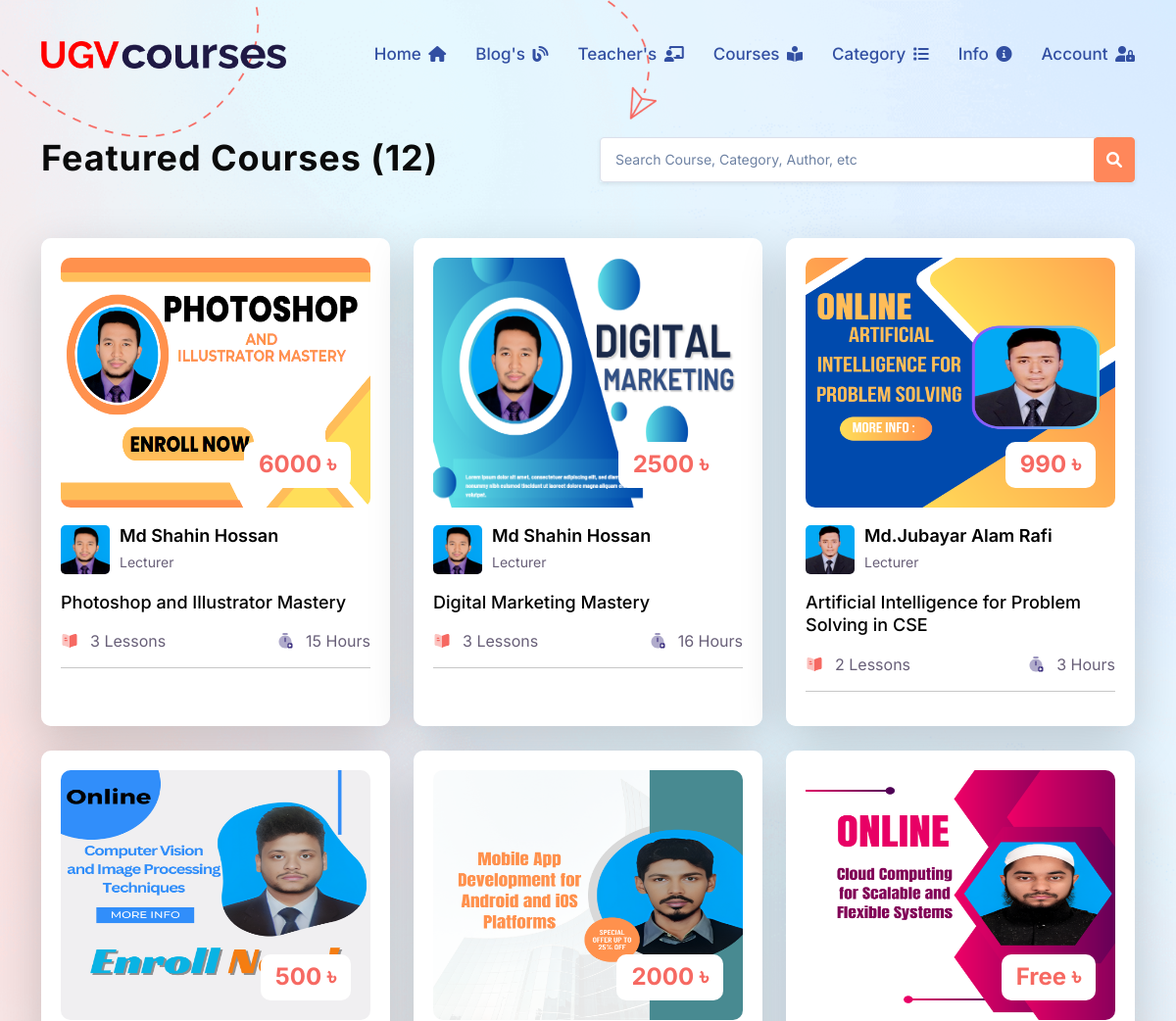
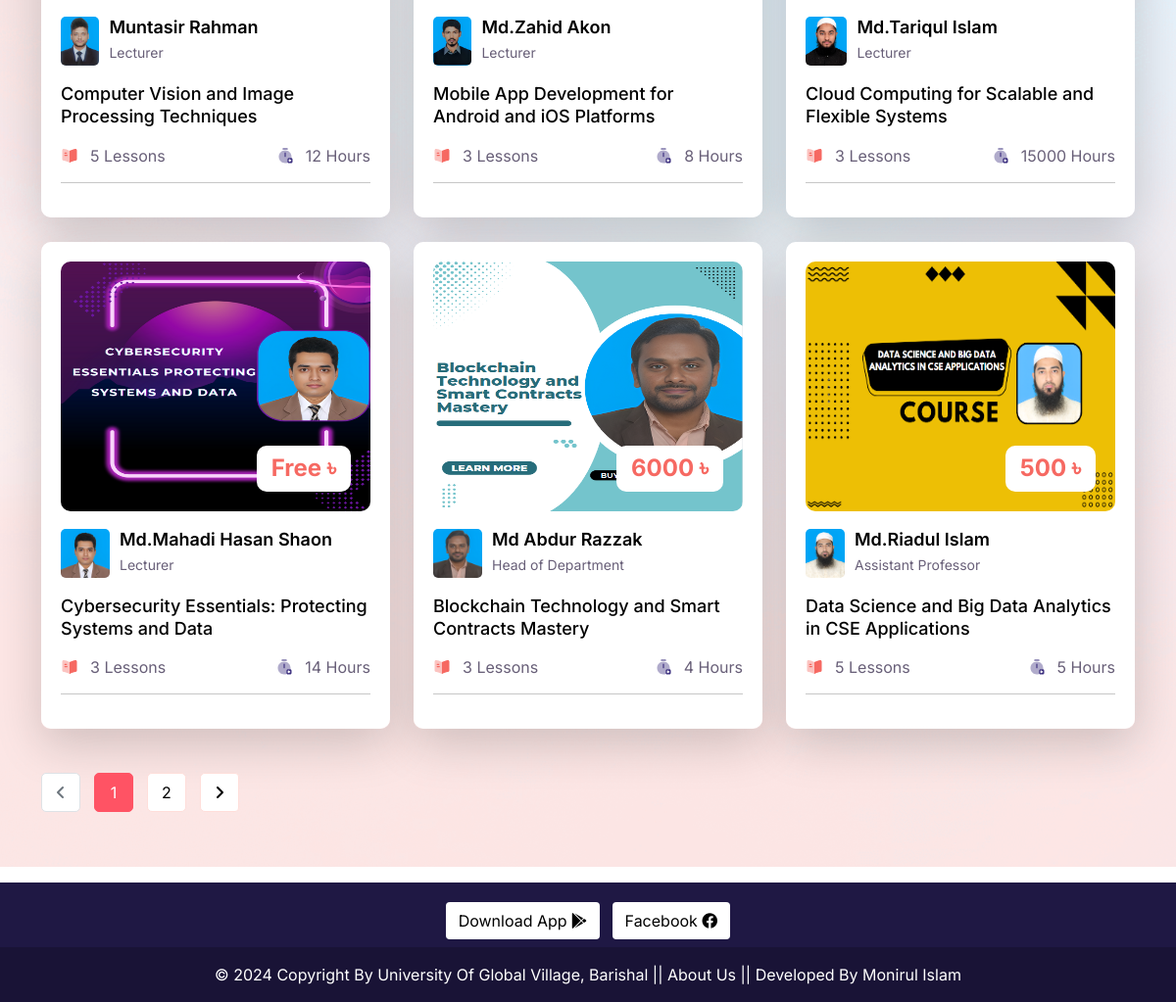
Page /courses/ on the committed database (2 pictures, top to bottom).
### lms/models.py (models this page shows, shortened)
class SiteInfo(models.Model):
    site_name = models.CharField(max_length=50)
    site_logo = models.ImageField(
        upload_to="site_logo/",
        validators=[FileExtensionValidator(allowed_extensions=['png','jpeg','jpg'])]
        )
    phone_regex = RegexValidator(
        regex=r'^\+?1?\d{9,15}$',
        message="Phone number must be entered in the format: '+088'. Up to 15 digits allowed."
    )
    phone = models.CharField(validators=[phone_regex], max_length=15)

class Course(models.Model):
    ADVANCED = 'Advanced'
    INTERMEDIATE = 'Intermediate'
    BASIC = 'Basic'
    SKILL_CHOICES = [
        (ADVANCED,'Advanced'),
        (INTERMEDIATE,'Intermediate'),
        ( BASIC ,'Basic'),
    ]
    BANGLA = 'Bangla'
    ENGLISH = 'English'
    LANGUAGE_CHOOSE = [
        (BANGLA ,'Bangla'),
        (ENGLISH ,'English'),
    ]
    author = models.ForeignKey(Author, related_name='course_author', on_delete=models.CASCADE)
    category = models.ForeignKey(Category, related_name='course_category', on_delete=models.CASCADE)
    title = models.CharField(max_length=300, unique=True)
    slug = models.SlugField( max_length=350, null=True, blank=True)
    duration = models.PositiveIntegerField(default=0)
    skill_level = models.CharField(max_length=50, choices=SKILL_CHOICES, default=BASIC)
    language = models.CharField(max_length=20, choices=LANGUAGE_CHOOSE, default=BANGLA)
    course_details = RichTextField()
    banner = models.ImageField(
        upload_to='courses_banner/',
        validators=[FileExtensionValidator(allowed_extensions=['jpg', 'jpeg', 'png'])]
        )
    price = models.PositiveIntegerField(default=0)
    created_date = models.DateTimeField(auto_now_add=True)

class Author(models.Model):
    name = models.CharField(max_length=100, unique=True)
    image = models.ImageField(
        upload_to='author_images/',
        validators=[FileExtensionValidator(allowed_extensions=['jpg', 'jpeg', 'png'])]
        )
    designation = models.CharField(max_length=150)
    phone_regex = RegexValidator(
        regex=r'^\+?1?\d{9,15}$',  # Example regex for international phone numbers
        message="Phone number must be entered in the format: '+880 1XXX NNNNNN'. Up to 15 digits allowed."
    )
    phone_number = models.CharField(validators=[phone_regex], max_length=16, blank=True, null=True)
    email =models.EmailField(max_length=50)
    slug = models.SlugField(null=True, blank=True)

### lms/views.py (the view)
# urls.py: path('courses/', courses, name='courses'),
def courses(request):
    course = Course.objects.all()
    total_course = course.count()
    queryset = Course.objects.order_by('-created_date')
    page = request.GET.get('page',1)
    paginator = Paginator(queryset,9)
    try:
        courses = paginator.page(page)
    except EmptyPage:
        courses = paginator.page(1)
    except PageNotAnInteger:
        courses = paginator.page(1)
        return redirect('home')
    context = {
        'courses': courses,
        'paginator': paginator,
        'total_course':total_course,
    }
    return render (request, 'courses.html', context)

### lms/context_processors.py (called while the page is built)
def get_all_categories(request):
    categories = Category.objects.all()
    category_counts = []
    for category in categories:
        course_count = Course.objects.filter(category=category).count()
        if course_count > 0:  # Only include non-empty categories
            category_counts.append({'category': category, 'course_count': course_count})
    context = {
        "categories":categories,
        "category_counts": category_counts,
    }
    return context

def siteinfo(request):
    siteinfo = SiteInfo.objects.all()
    context ={
        'siteinfo': siteinfo,
    }
    return context

### templates/courses.html (shortened to what this page needs)
{% extends 'base.html' %}
{% load static %}
{% block content %}
<section class="section new-course">
  <div class="container">
    <div class="row" style="padding-top: 60px;">
      <div class="col-md-6">
        <div class="section-sub-head">
          <h2>Featured Courses ({{total_course}})</h2>
        </div>
      </div>
      <div class="col-md-6 ">
        <form class="form-inline shadow-sm" method="GET" action="{% url 'search' %}">
          <div class="input-group align-items-stretch">
              <input type="text" class="form-control" placeholder="Search Course, Category, Author, etc" name="search">
              <div class="input-group-append">
                  <button style="line-height: 2;" class="btn btn-primary" type="submit"><i class="fas fa-search"></i></button>
              </div>
          </div>
      </form>
      </div>
    </div>
    <div class="course-feature">
      <div class="row">
        {% for course in courses %}
        {% include 'course_card.html' %}
        {% endfor %}
    </div>
    {% include 'pagination.html' %}
  </div>
</section>
{% endblock content %}

### templates/header.html (shortened to what this page needs)
{% load static %}
  <header class="header header-two">
    <div class="header-fixed">
      <nav class="navbar navbar-expand-lg header-nav scroll-sticky">
        <div class="container">
          <div class="navbar-header">
            {% for site in siteinfo %}
            <a href="{% url 'home' %}" class="navbar-brand logo ">
              <img  src="{{site.site_logo.url}}" class="myimg" alt="Logo" />
            </a>
            {% endfor %}
          </div>
          <div class="main-menu-wrapper">
            <ul class="main-nav">
              <li>
                <a href="{% url 'home' %}">Home <i class="fa-solid fa-house" style="font-size: 16px;"></i></a>
              </li>
              <li><a href="http://192.168.225.31:8000/">Blog's <i class="fa-solid fa-blog" style="font-size: 16px;"></i></a></li>
              <li>
                <a href="{% url 'author_list' %}">Teacher's <i class="fas fa-chalkboard-teacher" style="font-size: 16px;"></i></a>
              </li>
              <li >
                <a href="{% url 'courses' %}">Courses <i class="fa-solid fa-book-open-reader" style="font-size: 16px;"></i></a>
              </li>
              <li class="has-submenu menu-effect" >
                <a href="javascript:void(0)">Category <i class="fa-solid fa-list" style="font-size: 16px;"></i></a>
              </li>
              <li class="has-submenu menu-effect">
                <a href="javascript:void(0)">Info <i class="fa-solid fa-circle-info" style="font-size: 16px;"></i></a>
              </li>
              {% if request.user.is_authenticated %}
              <li class="has-submenu menu-effect">
                <a href="javascript:void(0)"> {{request.user.username}}<i class="fa-solid fa-circle-chevron-down" style="font-size: 16px;"></i></a>
                <ul class="submenu">
                  <li><a href="{% url 'dashboard' %}"><i class="fa fa-shopping-cart" aria-hidden="true"></i> Enrolled Courses</a></li>
                  <li><a href="{% url 'wishlist' %}"><i class="fa fa-bookmark"></i> Wishlist Courses</a></li>
                  <li><a href="{% url 'custom_logout' %}"><i class="fa fa-sign-out" aria-hidden="true"></i> Logout</a></li>
                </ul>
              </li>
              {% else %}
              <li class="has-submenu menu-effect">
                <a href="javascript:void(0)">Account <i class="fa-solid fa-user-lock" style="font-size: 16px;"></i></a>
              </li>
              {% endif %}
            </ul>
          </div>
        </div>
      </nav>
    </div>
  </header>

### templates/course_card.html (shortened to what this page needs)
{% load static %}
<div class="col-lg-4 col-md-6 d-flex ">
    <div class="course-box d-flex aos shadow-lg" data-aos="fade-up">
      <div class="product">
        <div class="product-img">
          <a href="{% url 'course_details' course.slug %}">
            <img
              class="img-fluid"
              style="width: 380px; height: 255px;"
              alt="{{course.title}}"
              src="{{course.banner.url}}"
            />
          </a>
          <div class="price">
            <h3>{{ course.price|default:"Free" }} &#2547;</h3>
          </div>
        </div>
        <div class="product-content">
          <div class="course-group d-flex">
            <div class="course-group-img d-flex">
                {% if course.author.slug %}
                    <a href="{% url 'author_details' course.author.slug %}">
                        <img src="{{ course.author.image.url }}" alt="{{ course.author.name }}" class="img-fluid" />
                    </a>
                    <div class="course-name">
                        <h4>
                            <a href="{% url 'author_details' course.author.slug %}">{{ course.author.name }}</a>
                        </h4>
                        <p>{{ course.author.designation }}</p>
                    </div>
                {% endif %}
            </div>
        </div>
          <h3 class="title instructor-text">
            <a href="{% url 'course_details' course.slug %}"
              >{{course.title}}</a
            >
          </h3>
          <div class="course-info d-flex align-items-center">
            <div class="rating-img d-flex align-items-center">
              <img
                src="{% static 'assets/img/icon/icon-01.svg' %}"
                alt
              />
              <p>{{course.videos.all.count }} Lessons</p>
            </div>
            <div class="course-view d-flex align-items-center">
              <img
                src="{% static 'assets/img/icon/icon-02.svg' %}"
                alt
              />
              <p>{{course.duration}} Hours</p>
            </div>
          </div>
        </div>
      </div>
    </div>
</div>

### lms/static/assets/css/custom.css (style rules this page uses)
.price { min-width: 64px !important; padding: 9px 15px; }
.myimg { max-width: 250px !important; }

### rows in the picture
SiteInfo: site_logo (picture)
Course: banner (picture), price "6000", author.image (picture), author.name "Md Shahin Hossan", author.designation "Lecturer", title "Photoshop and Illustrator Mastery", videos.all.count "3", duration "15"
Course: banner (picture), price "2500", author.image (picture), author.name "Md Shahin Hossan", author.designation "Lecturer", title "Digital Marketing Mastery", videos.all.count "3", duration "16"
Course: banner (picture), price "990", author.image (picture), author.name "Md.Jubayar Alam Rafi", author.designation "Lecturer", title "Artificial Intelligence for Problem Solving in CSE", videos.all.count "2", duration "3"
Course: banner (picture), price "500", author.image (picture), author.name "Muntasir Rahman", author.designation "Lecturer", title "Computer Vision and Image Processing Techniques", videos.all.count "5", duration "12"
Course: banner (picture), price "2000", author.image (picture), author.name "Md.Zahid Akon", author.designation "Lecturer", title "Mobile App Development for Android and iOS Platforms", videos.all.count "3", duration "8"
Course: banner (picture), price "Free", author.image (picture), author.name "Md.Tariqul Islam", author.designation "Lecturer", title "Cloud Computing for Scalable and Flexible Systems", videos.all.count "3", duration "15000"
Course: banner (picture), price "Free", author.image (picture), author.name "Md.Mahadi Hasan Shaon", author.designation "Lecturer", title "Cybersecurity Essentials: Protecting Systems and Data", videos.all.count "3", duration "14"
Course: banner (picture), price "6000", author.image (picture), author.name "Md Abdur Razzak", author.designation "Head of Department", title "Blockchain Technology and Smart Contracts Mastery", videos.all.count "3", duration "4"
Course: banner (picture), price "500", author.image (picture), author.name "Md.Riadul Islam", author.designation "Assistant Professor", title "Data Science and Big Data Analytics in CSE Applications", videos.all.count "5", duration "5"

### other values in the picture
{{ total_course }} "12"
{{ page_number }} "1"
{{ page_number }} "2"
